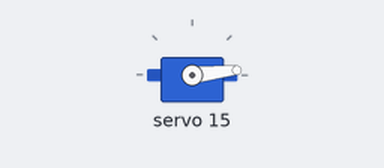
This sketch was run on a simulated ATtiny85, built with avr-gcc and run on an emulated ATtiny85. Parts: servo. What the sketch prints to the serial monitor is not drawn.

Above: at 0.05 s.
Timing chart, 0 to 4.6 s (numbered marks = the images above):
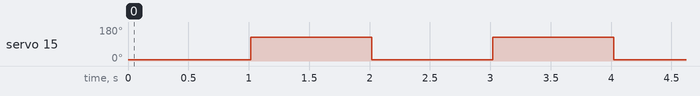

Measured:
- by itself, servo 15: alternates 125° for 1.0 s and 6° for 1.0 s

The sketch:

ServoTest.ino
```cpp
#include <Wire.h>
#include "QGPMaker_MotorShield.h"

QGPMaker_MotorShield AFMS = QGPMaker_MotorShield(); //创建驱动器对象
QGPMaker_Servo *Servo3 = AFMS.getServo(3); //获取3号舵机


void setup() {
  Serial.begin(9600);           // set up Serial library at 9600 bps
  Serial.println("DC Motor test!");

  AFMS.begin(50);

}

void loop() {
  Servo3->writeServo(10); //3#舵机转到10度位置
  delay(1000);
  Servo3->writeServo(120); //3#舵机转到120度位置
  delay(1000);

  int deg=Servo3->readDegrees();//读取3#舵机当前角度
  Serial.println(deg);

}
```

PinChangeInterrupt0.cpp
```cpp
// (licence header left out)
#include "PinChangeInterrupt.h"

//================================================================================
// Interrupt Handler
//================================================================================

// prevent compilation twice if included from the .cpp to force compile all ISRs
#if defined(PCINT_ALINKAGE) && defined(PCINT_COMPILE_ENABLED_ISR) && defined(PCINT_INCLUDE_FROM_CPP) \
	|| !defined(PCINT_ALINKAGE) || !defined(PCINT_COMPILE_ENABLED_ISR)

#if (PCINT_USE_PORT0 == true)

void attachPinChangeInterrupt0(void) {
	// fake function to make the IDE link this file
}

ISR(PCINT0_vect) {
	// get the new and old pin states for port
	uint8_t newPort = PCINT_INPUT_PORT0;

	// compare with the old value to detect a rising or falling
	uint8_t arrayPos = getArrayPosPCINT(0);
	uint8_t change = newPort ^ oldPorts[arrayPos];
	uint8_t rising = change & newPort;
	uint8_t falling = change & oldPorts[arrayPos];

	// check which pins are triggered, compared with the settings
	uint8_t risingTrigger = rising & risingPorts[arrayPos];
	uint8_t fallingTrigger = falling & fallingPorts[arrayPos];
	uint8_t trigger = risingTrigger | fallingTrigger;

	// save the new state for next comparison
	oldPorts[arrayPos] = newPort;

	// Execute all functions that should be triggered
	// This way we can exclude a single function
	// and the calling is also much faster
	// We may also reorder the pins for different priority
#if !defined(PCINT_CALLBACK_PORT0)
	PCINT_CALLBACK(0, 0);
	PCINT_CALLBACK(1, 1);
	PCINT_CALLBACK(2, 2);
	PCINT_CALLBACK(3, 3);
	PCINT_CALLBACK(4, 4);
	PCINT_CALLBACK(5, 5);
	PCINT_CALLBACK(6, 6);
	PCINT_CALLBACK(7, 7);
#else
	PCINT_CALLBACK_PORT0
#endif
}

#if defined(PCINT_API)

/*
for (int i = 0; i < 32; i++) {
Serial.print("#if (PCINT_USE_PCINT");
Serial.print(i);
Serial.println(" == true)");
Serial.print("volatile callback callbackPCINT");
Serial.print(i);
Serial.println(" = pcint_null_callback;");
Serial.print("void PinChangeInterruptEventPCINT");
Serial.print(i);
Serial.println("(void){");
Serial.print("	callbackPCINT");
Serial.print(i);
Serial.println("();");
Serial.println("}");
Serial.println("#endif");
}
*/
#if (PCINT_USE_PCINT0 == true)
volatile callback callbackPCINT0 = pcint_null_callback;
void PinChangeInterruptEventPCINT0(void) {
	callbackPCINT0();
}
#endif
#if (PCINT_USE_PCINT1 == true)
volatile callback callbackPCINT1 = pcint_null_callback;
void PinChangeInterruptEventPCINT1(void) {
	callbackPCINT1();
}
#endif
#if (PCINT_USE_PCINT2 == true)
volatile callback callbackPCINT2 = pcint_null_callback;
void PinChangeInterruptEventPCINT2(void) {
	callbackPCINT2();
}
#endif
#if (PCINT_USE_PCINT3 == true)
volatile callback callbackPCINT3 = pcint_null_callback;
void PinChangeInterruptEventPCINT3(void) {
	callbackPCINT3();
}
#endif
#if (PCINT_USE_PCINT4 == true)
volatile callback callbackPCINT4 = pcint_null_callback;
void PinChangeInterruptEventPCINT4(void) {
	callbackPCINT4();
}
#endif
#if (PCINT_USE_PCINT5 == true)
volatile callback callbackPCINT5 = pcint_null_callback;
void PinChangeInterruptEventPCINT5(void) {
	callbackPCINT5();
}
#endif
#if (PCINT_USE_PCINT6 == true)
volatile callback callbackPCINT6 = pcint_null_callback;
void PinChangeInterruptEventPCINT6(void) {
	callbackPCINT6();
}
#endif
#if (PCINT_USE_PCINT7 == true)
volatile callback callbackPCINT7 = pcint_null_callback;
void PinChangeInterruptEventPCINT7(void) {
	callbackPCINT7();
}
#endif

#endif // PCINT_API

#endif // PCINT_USE_PORT0

#endif // PCINT_INCLUDE_FROM_CPP
```

PinChangeInterrupt1.cpp
```cpp
// (licence header left out)
#include "PinChangeInterrupt.h"

//================================================================================
// Interrupt Handler
//================================================================================

// prevent compilation twice if included from the .cpp to force compile all ISRs
#if defined(PCINT_ALINKAGE) && defined(PCINT_COMPILE_ENABLED_ISR) && defined(PCINT_INCLUDE_FROM_CPP) \
	|| !defined(PCINT_ALINKAGE) || !defined(PCINT_COMPILE_ENABLED_ISR)

#if (PCINT_USE_PORT1 == true)

void attachPinChangeInterrupt1(void) {
	// fake function to make the IDE link this file
}

ISR(PCINT1_vect) {
	// get the new and old pin states for port
	uint8_t newPort = PCINT_INPUT_PORT1;

	// compare with the old value to detect a rising or falling
	uint8_t arrayPos = getArrayPosPCINT(1);
	uint8_t change = newPort ^ oldPorts[arrayPos];
	uint8_t rising = change & newPort;
	uint8_t falling = change & oldPorts[arrayPos];

	// check which pins are triggered, compared with the settings
	uint8_t risingTrigger = rising & risingPorts[arrayPos];
	uint8_t fallingTrigger = falling & fallingPorts[arrayPos];
	uint8_t trigger = risingTrigger | fallingTrigger;

	// save the new state for next comparison
	oldPorts[arrayPos] = newPort;

	// Execute all functions that should be triggered
	// This way we can exclude a single function
	// and the calling is also much faster
	// We may also reorder the pins for different priority
#if !defined(PCINT_CALLBACK_PORT1)
	PCINT_CALLBACK(0, 8);
	PCINT_CALLBACK(1, 9);
	PCINT_CALLBACK(2, 10);
	PCINT_CALLBACK(3, 11);
	PCINT_CALLBACK(4, 12);
	PCINT_CALLBACK(5, 13);
	PCINT_CALLBACK(6, 14);
	PCINT_CALLBACK(7, 15);
#else
	PCINT_CALLBACK_PORT1
#endif
}

#if defined(PCINT_API)

/*
for (int i = 0; i < 32; i++) {
Serial.print("#if (PCINT_USE_PCINT");
Serial.print(i);
Serial.println(" == true)");
Serial.print("volatile callback callbackPCINT");
Serial.print(i);
Serial.println(" = pcint_null_callback;");
Serial.print("void PinChangeInterruptEventPCINT");
Serial.print(i);
Serial.println("(void){");
Serial.print("	callbackPCINT");
Serial.print(i);
Serial.println("();");
Serial.println("}");
Serial.println("#endif");
}
*/
#if (PCINT_USE_PCINT8 == true)
volatile callback callbackPCINT8 = pcint_null_callback;
void PinChangeInterruptEventPCINT8(void) {
	callbackPCINT8();
}
#endif
#if (PCINT_USE_PCINT9 == true)
volatile callback callbackPCINT9 = pcint_null_callback;
void PinChangeInterruptEventPCINT9(void) {
	callbackPCINT9();
}
#endif
#if (PCINT_USE_PCINT10 == true)
volatile callback callbackPCINT10 = pcint_null_callback;
void PinChangeInterruptEventPCINT10(void) {
	callbackPCINT10();
}
#endif
#if (PCINT_USE_PCINT11 == true)
volatile callback callbackPCINT11 = pcint_null_callback;
void PinChangeInterruptEventPCINT11(void) {
	callbackPCINT11();
}
#endif
#if (PCINT_USE_PCINT12 == true)
volatile callback callbackPCINT12 = pcint_null_callback;
void PinChangeInterruptEventPCINT12(void) {
	callbackPCINT12();
}
#endif
#if (PCINT_USE_PCINT13 == true)
volatile callback callbackPCINT13 = pcint_null_callback;
void PinChangeInterruptEventPCINT13(void) {
	callbackPCINT13();
}
#endif
#if (PCINT_USE_PCINT14 == true)
volatile callback callbackPCINT14 = pcint_null_callback;
void PinChangeInterruptEventPCINT14(void) {
	callbackPCINT14();
}
#endif
#if (PCINT_USE_PCINT15 == true)
volatile callback callbackPCINT15 = pcint_null_callback;
void PinChangeInterruptEventPCINT15(void) {
	callbackPCINT15();
}
#endif

#endif // PCINT_API

#endif // PCINT_USE_PORT1

#endif // PCINT_INCLUDE_FROM_CPP
```

PinChangeInterrupt2.cpp
```cpp
// (licence header left out)
#include "PinChangeInterrupt.h"

//================================================================================
// Interrupt Handler
//================================================================================

// prevent compilation twice if included from the .cpp to force compile all ISRs
#if defined(PCINT_ALINKAGE) && defined(PCINT_COMPILE_ENABLED_ISR) && defined(PCINT_INCLUDE_FROM_CPP) \
	|| !defined(PCINT_ALINKAGE) || !defined(PCINT_COMPILE_ENABLED_ISR)

#if (PCINT_USE_PORT2 == true)

void attachPinChangeInterrupt2(void) {
	// fake function to make the IDE link this file
}

ISR(PCINT2_vect) {
	// get the new and old pin states for port
	uint8_t newPort = PCINT_INPUT_PORT2;

	// compare with the old value to detect a rising or falling
	uint8_t arrayPos = getArrayPosPCINT(2);
	uint8_t change = newPort ^ oldPorts[arrayPos];
	uint8_t rising = change & newPort;
	uint8_t falling = change & oldPorts[arrayPos];

	// check which pins are triggered, compared with the settings
	uint8_t risingTrigger = rising & risingPorts[arrayPos];
	uint8_t fallingTrigger = falling & fallingPorts[arrayPos];
	uint8_t trigger = risingTrigger | fallingTrigger;

	// save the new state for next comparison
	oldPorts[arrayPos] = newPort;

	// Execute all functions that should be triggered
	// This way we can exclude a single function
	// and the calling is also much faster
	// We may also reorder the pins for different priority
#if !defined(PCINT_CALLBACK_PORT2)
	PCINT_CALLBACK(0, 16);
	PCINT_CALLBACK(1, 17);
	PCINT_CALLBACK(2, 18);
	PCINT_CALLBACK(3, 19);
	PCINT_CALLBACK(4, 20);
	PCINT_CALLBACK(5, 21);
	PCINT_CALLBACK(6, 22);
	PCINT_CALLBACK(7, 23);
#else
	PCINT_CALLBACK_PORT2
#endif
}

#if defined(PCINT_API)

/*
for (int i = 0; i < 32; i++) {
Serial.print("#if (PCINT_USE_PCINT");
Serial.print(i);
Serial.println(" == true)");
Serial.print("volatile callback callbackPCINT");
Serial.print(i);
Serial.println(" = pcint_null_callback;");
Serial.print("void PinChangeInterruptEventPCINT");
Serial.print(i);
Serial.println("(void){");
Serial.print("	callbackPCINT");
Serial.print(i);
Serial.println("();");
Serial.println("}");
Serial.println("#endif");
}
*/
#if (PCINT_USE_PCINT16 == true)
volatile callback callbackPCINT16 = pcint_null_callback;
void PinChangeInterruptEventPCINT16(void) {
	callbackPCINT16();
}
#endif
#if (PCINT_USE_PCINT17 == true)
volatile callback callbackPCINT17 = pcint_null_callback;
void PinChangeInterruptEventPCINT17(void) {
	callbackPCINT17();
}
#endif
#if (PCINT_USE_PCINT18 == true)
volatile callback callbackPCINT18 = pcint_null_callback;
void PinChangeInterruptEventPCINT18(void) {
	callbackPCINT18();
}
#endif
#if (PCINT_USE_PCINT19 == true)
volatile callback callbackPCINT19 = pcint_null_callback;
void PinChangeInterruptEventPCINT19(void) {
	callbackPCINT19();
}
#endif
#if (PCINT_USE_PCINT20 == true)
volatile callback callbackPCINT20 = pcint_null_callback;
void PinChangeInterruptEventPCINT20(void) {
	callbackPCINT20();
}
#endif
#if (PCINT_USE_PCINT21 == true)
volatile callback callbackPCINT21 = pcint_null_callback;
void PinChangeInterruptEventPCINT21(void) {
	callbackPCINT21();
}
#endif
#if (PCINT_USE_PCINT22 == true)
volatile callback callbackPCINT22 = pcint_null_callback;
void PinChangeInterruptEventPCINT22(void) {
	callbackPCINT22();
}
#endif
#if (PCINT_USE_PCINT23 == true)
volatile callback callbackPCINT23 = pcint_null_callback;
void PinChangeInterruptEventPCINT23(void) {
	callbackPCINT23();
}
#endif

#endif // PCINT_API

#endif // PCINT_USE_PORT2

#endif // PCINT_INCLUDE_FROM_CPP
```

PinChangeInterrupt3.cpp
```cpp
// (licence header left out)
#include "PinChangeInterrupt.h"

//================================================================================
// Interrupt Handler
//================================================================================

// prevent compilation twice if included from the .cpp to force compile all ISRs
#if defined(PCINT_ALINKAGE) && defined(PCINT_COMPILE_ENABLED_ISR) && defined(PCINT_INCLUDE_FROM_CPP) \
	|| !defined(PCINT_ALINKAGE) || !defined(PCINT_COMPILE_ENABLED_ISR)

#if (PCINT_USE_PORT3 == true)

void attachPinChangeInterrupt3(void) {
	// fake function to make the IDE link this file
}

ISR(PCINT3_vect) {
	// get the new and old pin states for port
	uint8_t newPort = PCINT_INPUT_PORT3;

	// compare with the old value to detect a rising or falling
	uint8_t arrayPos = getArrayPosPCINT(3);
	uint8_t change = newPort ^ oldPorts[arrayPos];
	uint8_t rising = change & newPort;
	uint8_t falling = change & oldPorts[arrayPos];

	// check which pins are triggered, compared with the settings
	uint8_t risingTrigger = rising & risingPorts[arrayPos];
	uint8_t fallingTrigger = falling & fallingPorts[arrayPos];
	uint8_t trigger = risingTrigger | fallingTrigger;

	// save the new state for next comparison
	oldPorts[arrayPos] = newPort;

	// Execute all functions that should be triggered
	// This way we can exclude a single function
	// and the calling is also much faster
	// We may also reorder the pins for different priority
#if !defined(PCINT_CALLBACK_PORT3)
	PCINT_CALLBACK(0, 24);
	PCINT_CALLBACK(1, 25);
	PCINT_CALLBACK(2, 26);
	PCINT_CALLBACK(3, 27);
	PCINT_CALLBACK(4, 28);
	PCINT_CALLBACK(5, 29);
	PCINT_CALLBACK(6, 30);
	PCINT_CALLBACK(7, 31);
#else
	PCINT_CALLBACK_PORT3
#endif
}

#if defined(PCINT_API)

/*
for (int i = 0; i < 32; i++) {
Serial.print("#if (PCINT_USE_PCINT");
Serial.print(i);
Serial.println(" == true)");
Serial.print("volatile callback callbackPCINT");
Serial.print(i);
Serial.println(" = pcint_null_callback;");
Serial.print("void PinChangeInterruptEventPCINT");
Serial.print(i);
Serial.println("(void){");
Serial.print("	callbackPCINT");
Serial.print(i);
Serial.println("();");
Serial.println("}");
Serial.println("#endif");
}
*/
#if (PCINT_USE_PCINT24 == true)
volatile callback callbackPCINT24 = pcint_null_callback;
void PinChangeInterruptEventPCINT24(void) {
	callbackPCINT24();
}
#endif
#if (PCINT_USE_PCINT25 == true)
volatile callback callbackPCINT25 = pcint_null_callback;
void PinChangeInterruptEventPCINT25(void) {
	callbackPCINT25();
}
#endif
#if (PCINT_USE_PCINT26 == true)
volatile callback callbackPCINT26 = pcint_null_callback;
void PinChangeInterruptEventPCINT26(void) {
	callbackPCINT26();
}
#endif
#if (PCINT_USE_PCINT27 == true)
volatile callback callbackPCINT27 = pcint_null_callback;
void PinChangeInterruptEventPCINT27(void) {
	callbackPCINT27();
}
#endif
#if (PCINT_USE_PCINT28 == true)
volatile callback callbackPCINT28 = pcint_null_callback;
void PinChangeInterruptEventPCINT28(void) {
	callbackPCINT28();
}
#endif
#if (PCINT_USE_PCINT29 == true)
volatile callback callbackPCINT29 = pcint_null_callback;
void PinChangeInterruptEventPCINT29(void) {
	callbackPCINT29();
}
#endif
#if (PCINT_USE_PCINT30 == true)
volatile callback callbackPCINT30 = pcint_null_callback;
void PinChangeInterruptEventPCINT30(void) {
	callbackPCINT30();
}
#endif
#if (PCINT_USE_PCINT31 == true)
volatile callback callbackPCINT31 = pcint_null_callback;
void PinChangeInterruptEventPCINT31(void) {
	callbackPCINT31();
}
#endif

#endif // PCINT_API

#endif // PCINT_USE_PORT3

#endif // PCINT_INCLUDE_FROM_CPP
```

QGPMaker_MotorShield.h
```cpp
/******************************************************************

 It will only work with http://www.7gp.cn

 ******************************************************************/

#ifndef _QGPMaker_MotorShield_h_
#define _QGPMaker_MotorShield_h_

#include <inttypes.h>
#include <Wire.h>
#include "Adafruit_MS_PWMServoDriver.h"

//#define MOTORDEBUG

#define MICROSTEPS 16 // 8 or 16

#define MOTOR1_A 2
#define MOTOR1_B 3
#define MOTOR2_A 1
#define MOTOR2_B 4
#define MOTOR4_A 0
#define MOTOR4_B 6
#define MOTOR3_A 5
#define MOTOR3_B 7

#define FORWARD 1
#define BACKWARD 2
#define BRAKE 3
#define RELEASE 4

#define SINGLE 1
#define DOUBLE 2
#define INTERLEAVE 3
#define MICROSTEP 4

class QGPMaker_MotorShield;

class QGPMaker_DCMotor
{
public:
  QGPMaker_DCMotor(void);
  friend class QGPMaker_MotorShield;
  void run(uint8_t);
  void setSpeed(uint8_t);

private:
  uint8_t _speed, IN1pin, IN2pin, MDIR;
  QGPMaker_MotorShield *MC;
  uint8_t motornum;
};

class QGPMaker_StepperMotor
{
public:
  QGPMaker_StepperMotor(void);
  friend class QGPMaker_MotorShield;

  void step(uint16_t steps, uint8_t dir, uint8_t style = SINGLE);
  void setSpeed(uint16_t);
  uint8_t onestep(uint8_t dir, uint8_t style);
  void release(void);
  uint32_t usperstep;

private:
  uint8_t PWMApin, AIN1pin, AIN2pin;
  uint8_t PWMBpin, BIN1pin, BIN2pin;
  uint16_t revsteps; // # steps per revolution
  uint8_t currentstep;
  QGPMaker_MotorShield *MC;
  uint8_t steppernum;
  unsigned long last_step_time; // time stamp in us of when the last step was taken
};

class QGPMaker_Servo
{
public:
  QGPMaker_Servo(void);
  friend class QGPMaker_MotorShield;
  void setServoPulse(double pulse);
  void writeServo(uint8_t angle);
  uint8_t readDegrees();

private:
  uint8_t PWMpin;
  uint16_t PWMfreq;
  QGPMaker_MotorShield *MC;
  uint8_t servonum, currentAngle;
};

class QGPMaker_MotorShield
{
public:
  QGPMaker_MotorShield(uint8_t addr = 0x60);
  friend class QGPMaker_DCMotor;
  void begin(uint16_t freq = 1600);

  void setPWM(uint8_t pin, uint16_t val);
  void setPin(uint8_t pin, boolean val);
  QGPMaker_DCMotor *getMotor(uint8_t n);
  QGPMaker_StepperMotor *getStepper(uint16_t steps, uint8_t n);
  QGPMaker_Servo *getServo(uint8_t n);

private:
  uint8_t _addr;
  uint16_t _freq;
  QGPMaker_DCMotor dcmotors[4];
  QGPMaker_StepperMotor steppers[2];
  Adafruit_MS_PWMServoDriver _pwm;
  QGPMaker_Servo servos[8];
};

#endif
```

Source omitted: QGPMaker_MotorShield.cpp (12009 bytes), Ultrasonic.cpp (4356 bytes), Ultrasonic.h (1547 bytes)
